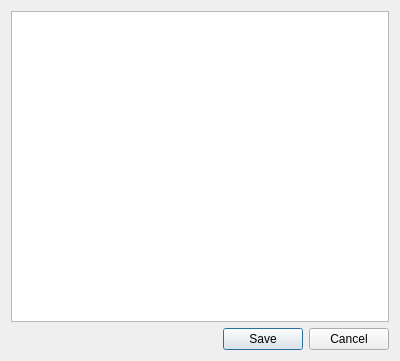
<?xml version="1.0" encoding="UTF-8"?>
<ui version="4.0">
 <class>vogleditor_QSettingsDialog</class>
 <widget class="QDialog" name="vogleditor_QSettingsDialog">
  <property name="geometry">
   <rect>
    <x>0</x>
    <y>0</y>
    <width>400</width>
    <height>361</height>
   </rect>
  </property>
  <property name="windowTitle">
   <string>Settings</string>
  </property>
  <layout class="QVBoxLayout" name="verticalLayout">
   <item>
    <widget class="QTextEdit" name="textEdit"/>
   </item>
   <item>
    <widget class="QDialogButtonBox" name="buttonBox">
     <property name="orientation">
      <enum>Qt::Horizontal</enum>
     </property>
     <property name="standardButtons">
      <set>QDialogButtonBox::Cancel|QDialogButtonBox::Save</set>
     </property>
    </widget>
   </item>
  </layout>
 </widget>
 <resources/>
 <connections>
  <connection>
   <sender>buttonBox</sender>
   <signal>accepted()</signal>
   <receiver>vogleditor_QSettingsDialog</receiver>
   <slot>accept()</slot>
   <hints>
    <hint type="sourcelabel">
     <x>248</x>
     <y>254</y>
    </hint>
    <hint type="destinationlabel">
     <x>157</x>
     <y>274</y>
    </hint>
   </hints>
  </connection>
  <connection>
   <sender>buttonBox</sender>
   <signal>rejected()</signal>
   <receiver>vogleditor_QSettingsDialog</receiver>
   <slot>reject()</slot>
   <hints>
    <hint type="sourcelabel">
     <x>316</x>
     <y>260</y>
    </hint>
    <hint type="destinationlabel">
     <x>286</x>
     <y>274</y>
    </hint>
   </hints>
  </connection>
 </connections>
</ui>
